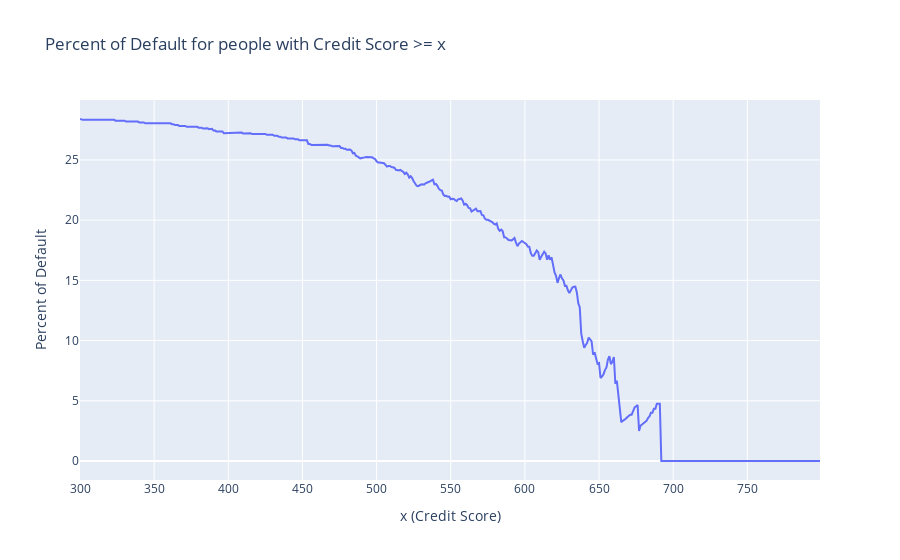

The notebook cell this image was saved under:
### Code cell
import plotly.graph_objs as go
import numpy as np

def get_graph():
    default_percentage = []

    i = 300
    while i < 800:
        default_percentage.append(find_default_percentage(i))
        i += 1

    x_values = np.arange(300, 800, 1)

    fig = go.Figure()
    fig.add_trace(go.Scatter(x=x_values, y=default_percentage, mode='lines', name='Percent of Default'))
    fig.update_layout(
        title='Percent of Default for people with Credit Score >= x',
        xaxis=dict(title='x (Credit Score)'),
        yaxis=dict(title='Percent of Default'),
        hovermode='closest'
    )
    fig.show()

get_graph()

### Figure 1 — Plotly figure (JSON) as saved in the notebook; plotly's stock layout.template omitted (floating-point values rounded to 4 significant figures; data arrays with more than 128 entries replaced by an {"elided": "..."} marker saying what was removed)
{"data": [{"mode": "lines", "name": "Percent of Default", "type": "scatter", "x": {"elided": "500 int values"}, "y": {"elided": "500 float values"}}], "layout": {"hovermode": "closest", "title": {"text": "Percent of Default for people with Credit Score >= x"}, "xaxis": {"title": {"text": "x (Credit Score)"}}, "yaxis": {"title": {"text": "Percent of Default"}}}}
